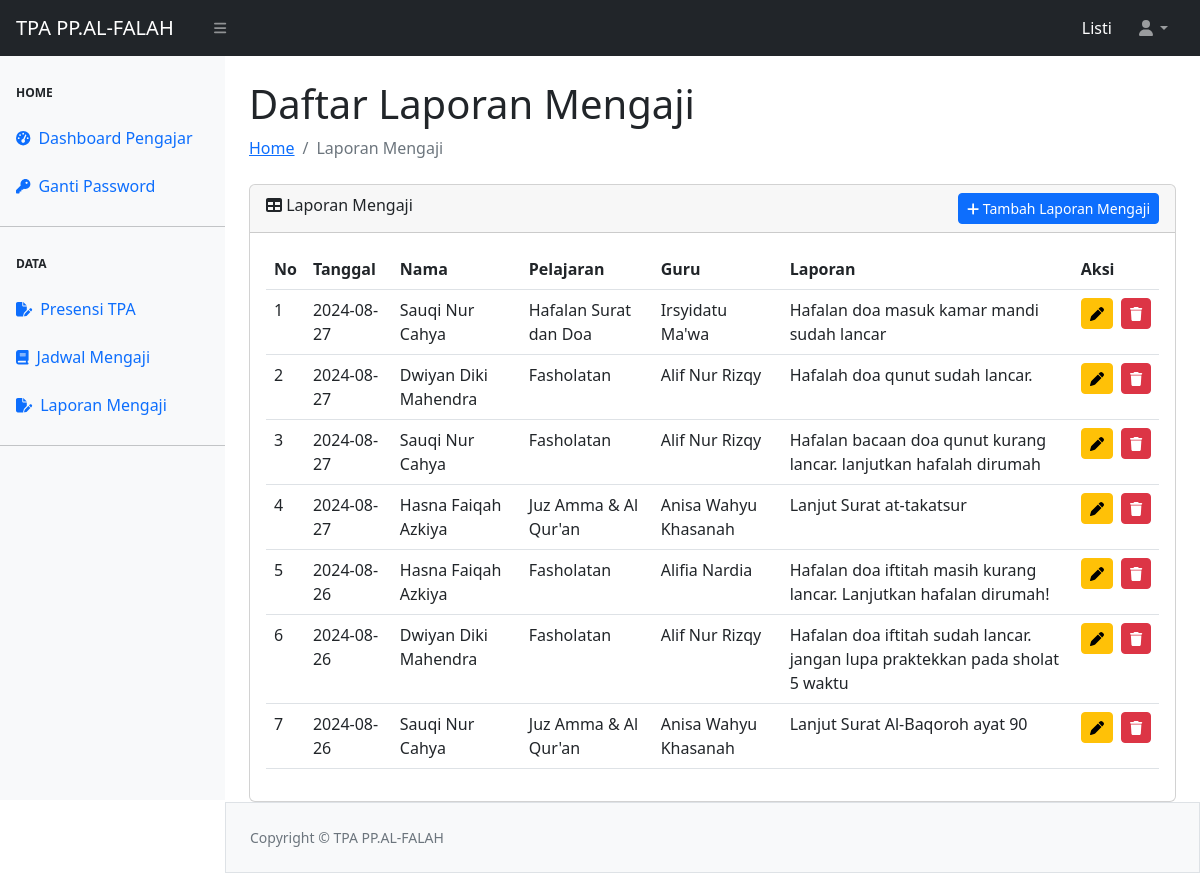
Screenshot of /laporan/laporan-guru.php (signed in) with the database file from the repository.
### tables this page shows
CREATE TABLE `tbl_laporan_mengaji` (
  `id` int(11) NOT NULL,
  `tanggal` date NOT NULL,
  `nama` varchar(100) NOT NULL,
  `pelajaran` varchar(100) NOT NULL,
  `guru` varchar(100) NOT NULL,
  `laporan` text NOT NULL,
  `santri_id` int(11) DEFAULT NULL
);

### laporan/laporan-guru.php (the view, shortened to what this page needs)
<?php
require_once "../config.php";
require_once "../template/header.php";
require_once "../template/navbar.php";
require_once "../template/sidebarguru.php";
$search = '';
$queryLaporan = mysqli_query($koneksi, "SELECT * FROM tbl_laporan_mengaji WHERE nama LIKE '%$search%' ORDER BY id DESC");
?>
<div id="layoutSidenav_content">
    <main>
        <div class="container-fluid px-4">
            <h1 class="mt-4">Daftar Laporan Mengaji</h1>
            <ol class="breadcrumb mb-4">
                <li class="breadcrumb-item"><a href="../guru_dashboard.php">Home</a></li>
                <li class="breadcrumb-item active">Laporan Mengaji</li>
            </ol>
            <div class="card">
                <div class="card-header">
                    <i class="fa-solid fa-table"></i> Laporan Mengaji
                    <a href="add-laporan-guru.php" class="btn btn-sm btn-primary float-end ms-1"><i class="fa-solid fa-plus"></i> Tambah Laporan Mengaji</a>
                </div>
                <div class="card-body">
                    <table class="table table-hover" id="datatablesSimple">
                        <thead>
                            <tr>
                                <th>No</th>
                                <th>Tanggal</th>
                                <th>Nama</th>
                                <th>Pelajaran</th>
                                <th>Guru</th>
                                <th>Laporan</th>
                                <th>Aksi</th>
                            </tr>
                        </thead>
                        <tbody>
                            <?php
                            $no = 1;
                            while ($data = mysqli_fetch_array($queryLaporan)) { ?>
                                <tr>
                                    <td><?= $no++ ?></td>
                                    <td><?= htmlspecialchars($data['tanggal']) ?></td>
                                    <td><?= htmlspecialchars($data['nama']) ?></td>
                                    <td><?= htmlspecialchars($data['pelajaran']) ?></td>
                                    <td><?= htmlspecialchars($data['guru']) ?></td>
                                    <td><?= htmlspecialchars($data['laporan']) ?></td>
                                    <td>
                                    <div class="d-flex gap-2">
                                        <a href="update-laporan-guru.php?id=<?= urlencode($data['id']) ?>" class="btn btn-sm btn-warning" title="Update Laporan Mengaji"><i class="fa-solid fa-pen"></i></a>
                                        <a href="hapus-laporan-guru.php?id=<?= urlencode($data['id']) ?>" class="btn btn-sm btn-danger" title="Hapus Laporan Mengaji" onclick="return confirm('Anda yakin akan menghapus data ini?')"><i class="fa-solid fa-trash"></i></a>
                                    </div>
                                    </td>
                                </tr>
                            <?php } ?>
                        </tbody>
                    </table>
                </div>
            </div>
        </div>
    </main>
<?php
require_once "../template/footer.php";
?>

### rows the page displays
tbl_laporan_mengaji: tanggal "2024-08-27", nama "Sauqi Nur Cahya", pelajaran "Hafalan Surat dan Doa", guru "Irsyidatu Ma'wa", laporan "Hafalan doa masuk kamar mandi sudah lancar"
tbl_laporan_mengaji: tanggal "2024-08-27", nama "Dwiyan Diki Mahendra", pelajaran "Fasholatan", guru "Alif Nur Rizqy", laporan "Hafalah doa qunut sudah lancar."
tbl_laporan_mengaji: tanggal "2024-08-27", nama "Sauqi Nur Cahya", pelajaran "Fasholatan", guru "Alif Nur Rizqy", laporan "Hafalan bacaan doa qunut kurang lancar. lanjutkan hafalah dirumah"
tbl_laporan_mengaji: tanggal "2024-08-27", nama "Hasna Faiqah Azkiya", pelajaran "Juz Amma & Al Qur'an", guru "Anisa Wahyu Khasanah", laporan "Lanjut Surat at-takatsur"
tbl_laporan_mengaji: tanggal "2024-08-26", nama "Hasna Faiqah Azkiya", pelajaran "Fasholatan", guru "Alifia Nardia", laporan "Hafalan doa iftitah masih kurang lancar. Lanjutkan hafalan dirumah!"
tbl_laporan_mengaji: tanggal "2024-08-26", nama "Dwiyan Diki Mahendra", pelajaran "Fasholatan", guru "Alif Nur Rizqy", laporan "Hafalan doa iftitah sudah lancar. jangan lupa praktekkan pada sholat 5 waktu"
tbl_laporan_mengaji: tanggal "2024-08-26", nama "Sauqi Nur Cahya", pelajaran "Juz Amma & Al Qur'an", guru "Anisa Wahyu Khasanah", laporan "Lanjut Surat Al-Baqoroh ayat 90"

### other values shown
$_SESSION['ssUser'] "Listi"
